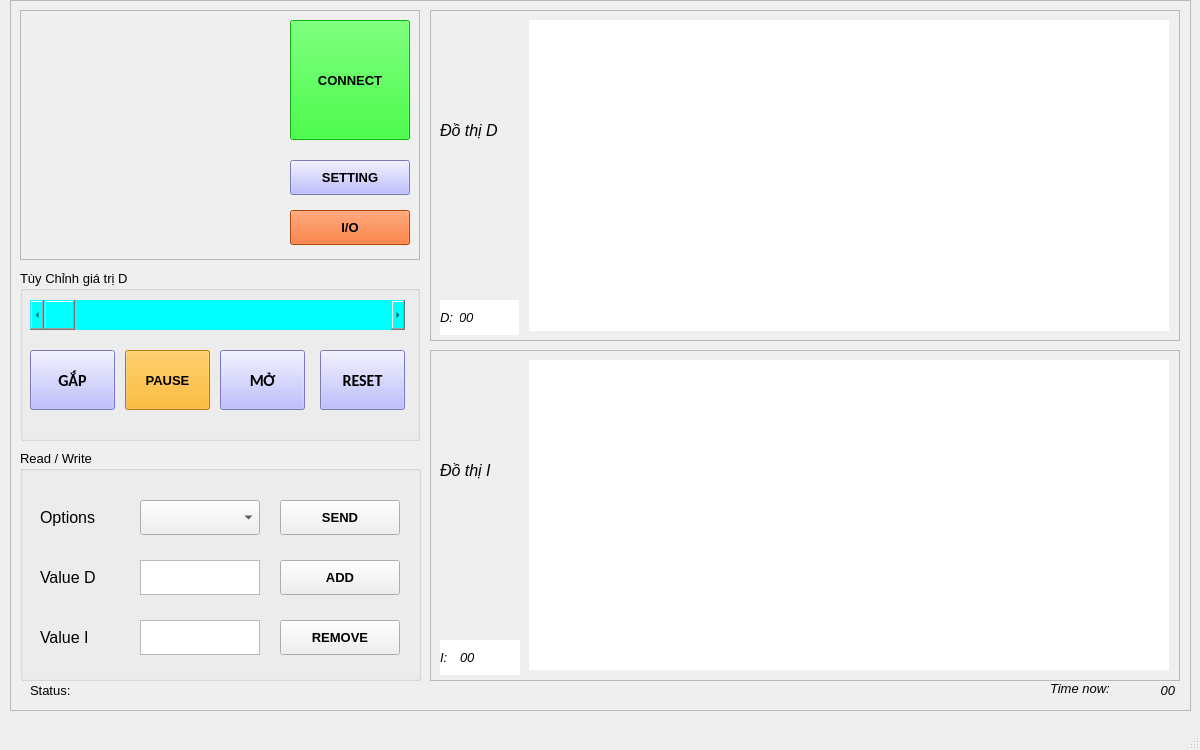
<?xml version="1.0" encoding="UTF-8"?>
<ui version="4.0">
 <class>MainWindow</class>
 <widget class="QMainWindow" name="MainWindow">
  <property name="geometry">
   <rect>
    <x>0</x>
    <y>0</y>
    <width>1200</width>
    <height>750</height>
   </rect>
  </property>
  <property name="windowTitle">
   <string>Control Gipper</string>
  </property>
  <widget class="QWidget" name="centralwidget">
   <widget class="QFrame" name="frame">
    <property name="geometry">
     <rect>
      <x>10</x>
      <y>0</y>
      <width>1181</width>
      <height>711</height>
     </rect>
    </property>
    <property name="frameShape">
     <enum>QFrame::StyledPanel</enum>
    </property>
    <property name="frameShadow">
     <enum>QFrame::Plain</enum>
    </property>
    <property name="lineWidth">
     <number>1</number>
    </property>
    <widget class="QFrame" name="frame_2">
     <property name="geometry">
      <rect>
       <x>10</x>
       <y>10</y>
       <width>400</width>
       <height>250</height>
      </rect>
     </property>
     <property name="frameShape">
      <enum>QFrame::StyledPanel</enum>
     </property>
     <property name="frameShadow">
      <enum>QFrame::Raised</enum>
     </property>
     <widget class="QPushButton" name="btn_connect">
      <property name="geometry">
       <rect>
        <x>270</x>
        <y>10</y>
        <width>120</width>
        <height>120</height>
       </rect>
      </property>
      <property name="font">
       <font>
        <family>Arial</family>
        <pointsize>10</pointsize>
        <weight>75</weight>
        <bold>true</bold>
       </font>
      </property>
      <property name="autoFillBackground">
       <bool>false</bool>
      </property>
      <property name="styleSheet">
       <string notr="true">background-color: rgb(0, 255, 0);</string>
      </property>
      <property name="text">
       <string>CONNECT</string>
      </property>
     </widget>
     <widget class="QPushButton" name="btn_setting">
      <property name="geometry">
       <rect>
        <x>270</x>
        <y>150</y>
        <width>120</width>
        <height>35</height>
       </rect>
      </property>
      <property name="font">
       <font>
        <family>Arial</family>
        <pointsize>10</pointsize>
        <weight>75</weight>
        <bold>true</bold>
       </font>
      </property>
      <property name="styleSheet">
       <string notr="true">background-color: rgb(170, 170, 255);</string>
      </property>
      <property name="text">
       <string>SETTING</string>
      </property>
     </widget>
     <widget class="QPushButton" name="btn_io">
      <property name="geometry">
       <rect>
        <x>270</x>
        <y>200</y>
        <width>120</width>
        <height>35</height>
       </rect>
      </property>
      <property name="font">
       <font>
        <family>Arial</family>
        <pointsize>10</pointsize>
        <weight>75</weight>
        <bold>true</bold>
       </font>
      </property>
      <property name="styleSheet">
       <string notr="true">background-color: rgb(255, 85, 0);</string>
      </property>
      <property name="text">
       <string>I/O</string>
      </property>
     </widget>
     <widget class="QLabel" name="label_5">
      <property name="geometry">
       <rect>
        <x>10</x>
        <y>10</y>
        <width>251</width>
        <height>231</height>
       </rect>
      </property>
      <property name="font">
       <font>
        <family>Arial</family>
        <pointsize>6</pointsize>
        <weight>75</weight>
        <bold>true</bold>
       </font>
      </property>
      <property name="text">
       <string/>
      </property>
      <property name="pixmap">
       <pixmap>../icon.png</pixmap>
      </property>
      <property name="scaledContents">
       <bool>true</bool>
      </property>
      <property name="alignment">
       <set>Qt::AlignCenter</set>
      </property>
     </widget>
    </widget>
    <widget class="QFrame" name="frame_3">
     <property name="geometry">
      <rect>
       <x>420</x>
       <y>10</y>
       <width>750</width>
       <height>331</height>
      </rect>
     </property>
     <property name="frameShape">
      <enum>QFrame::StyledPanel</enum>
     </property>
     <property name="frameShadow">
      <enum>QFrame::Plain</enum>
     </property>
     <widget class="QLabel" name="label_D">
      <property name="geometry">
       <rect>
        <x>29</x>
        <y>290</y>
        <width>60</width>
        <height>35</height>
       </rect>
      </property>
      <property name="font">
       <font>
        <family>Arial</family>
        <pointsize>10</pointsize>
        <italic>true</italic>
       </font>
      </property>
      <property name="styleSheet">
       <string notr="true">background-color: rgb(255, 255, 255);</string>
      </property>
      <property name="text">
       <string>00</string>
      </property>
     </widget>
     <widget class="QLabel" name="label_D_4">
      <property name="geometry">
       <rect>
        <x>10</x>
        <y>290</y>
        <width>20</width>
        <height>35</height>
       </rect>
      </property>
      <property name="font">
       <font>
        <family>Arial</family>
        <pointsize>10</pointsize>
        <italic>true</italic>
       </font>
      </property>
      <property name="styleSheet">
       <string notr="true">background-color: rgb(255, 255, 255);</string>
      </property>
      <property name="text">
       <string>D:</string>
      </property>
     </widget>
     <widget class="QLabel" name="label_6">
      <property name="geometry">
       <rect>
        <x>10</x>
        <y>20</y>
        <width>80</width>
        <height>200</height>
       </rect>
      </property>
      <property name="font">
       <font>
        <family>Arial</family>
        <pointsize>12</pointsize>
        <italic>true</italic>
       </font>
      </property>
      <property name="text">
       <string>Đồ thị D</string>
      </property>
     </widget>
     <widget class="QWidget" name="widget_d" native="true">
      <property name="geometry">
       <rect>
        <x>99</x>
        <y>10</y>
        <width>640</width>
        <height>311</height>
       </rect>
      </property>
      <property name="styleSheet">
       <string notr="true">background-color: rgb(255, 255, 255);</string>
      </property>
     </widget>
    </widget>
    <widget class="QGroupBox" name="group_tuyChinh">
     <property name="geometry">
      <rect>
       <x>10</x>
       <y>270</y>
       <width>400</width>
       <height>171</height>
      </rect>
     </property>
     <property name="font">
      <font>
       <family>Arial</family>
       <pointsize>10</pointsize>
      </font>
     </property>
     <property name="autoFillBackground">
      <bool>false</bool>
     </property>
     <property name="styleSheet">
      <string notr="true">border-color: qlineargradient(spread:pad, x1:0, y1:0, x2:1, y2:0, stop:0 rgba(0, 0, 0, 255), stop:1 rgba(255, 255, 255, 255));</string>
     </property>
     <property name="title">
      <string>Tùy Chỉnh giá trị D</string>
     </property>
     <property name="flat">
      <bool>false</bool>
     </property>
     <property name="checkable">
      <bool>false</bool>
     </property>
     <widget class="QScrollBar" name="scroll_tuyChinh">
      <property name="geometry">
       <rect>
        <x>10</x>
        <y>30</y>
        <width>375</width>
        <height>30</height>
       </rect>
      </property>
      <property name="styleSheet">
       <string notr="true">background-color: rgb(0, 255, 255);</string>
      </property>
      <property name="orientation">
       <enum>Qt::Horizontal</enum>
      </property>
     </widget>
     <widget class="QPushButton" name="btn_gap">
      <property name="geometry">
       <rect>
        <x>10</x>
        <y>80</y>
        <width>85</width>
        <height>60</height>
       </rect>
      </property>
      <property name="font">
       <font>
        <family>Calibri</family>
        <pointsize>12</pointsize>
        <weight>75</weight>
        <bold>true</bold>
       </font>
      </property>
      <property name="styleSheet">
       <string notr="true">background-color: rgb(170, 170, 255);</string>
      </property>
      <property name="text">
       <string>GẮP</string>
      </property>
     </widget>
     <widget class="QPushButton" name="btn_pause">
      <property name="geometry">
       <rect>
        <x>105</x>
        <y>80</y>
        <width>85</width>
        <height>60</height>
       </rect>
      </property>
      <property name="font">
       <font>
        <family>Arial</family>
        <pointsize>10</pointsize>
        <weight>75</weight>
        <bold>true</bold>
       </font>
      </property>
      <property name="styleSheet">
       <string notr="true">background-color: rgb(255, 170, 0);</string>
      </property>
      <property name="text">
       <string>PAUSE</string>
      </property>
     </widget>
     <widget class="QPushButton" name="btn_mo">
      <property name="geometry">
       <rect>
        <x>200</x>
        <y>80</y>
        <width>85</width>
        <height>60</height>
       </rect>
      </property>
      <property name="font">
       <font>
        <family>Calibri</family>
        <pointsize>12</pointsize>
        <weight>75</weight>
        <bold>true</bold>
       </font>
      </property>
      <property name="styleSheet">
       <string notr="true">background-color: rgb(170, 170, 255);</string>
      </property>
      <property name="text">
       <string>MỞ</string>
      </property>
     </widget>
     <widget class="QPushButton" name="btn_reset">
      <property name="geometry">
       <rect>
        <x>300</x>
        <y>80</y>
        <width>85</width>
        <height>60</height>
       </rect>
      </property>
      <property name="font">
       <font>
        <family>Calibri</family>
        <pointsize>12</pointsize>
        <weight>75</weight>
        <bold>true</bold>
       </font>
      </property>
      <property name="styleSheet">
       <string notr="true">background-color: rgb(170, 170, 255);</string>
      </property>
      <property name="text">
       <string>RESET</string>
      </property>
     </widget>
    </widget>
    <widget class="QLabel" name="label_4">
     <property name="geometry">
      <rect>
       <x>20</x>
       <y>680</y>
       <width>55</width>
       <height>20</height>
      </rect>
     </property>
     <property name="font">
      <font>
       <family>Arial</family>
       <pointsize>10</pointsize>
      </font>
     </property>
     <property name="text">
      <string>Status:</string>
     </property>
    </widget>
    <widget class="QLabel" name="label_status">
     <property name="geometry">
      <rect>
       <x>80</x>
       <y>680</y>
       <width>500</width>
       <height>20</height>
      </rect>
     </property>
     <property name="font">
      <font>
       <family>Arial</family>
       <pointsize>10</pointsize>
      </font>
     </property>
     <property name="text">
      <string/>
     </property>
    </widget>
    <widget class="QFrame" name="frame_4">
     <property name="geometry">
      <rect>
       <x>420</x>
       <y>350</y>
       <width>750</width>
       <height>331</height>
      </rect>
     </property>
     <property name="frameShape">
      <enum>QFrame::StyledPanel</enum>
     </property>
     <property name="frameShadow">
      <enum>QFrame::Plain</enum>
     </property>
     <widget class="QLabel" name="label_I">
      <property name="geometry">
       <rect>
        <x>30</x>
        <y>290</y>
        <width>60</width>
        <height>35</height>
       </rect>
      </property>
      <property name="font">
       <font>
        <family>Arial</family>
        <pointsize>10</pointsize>
        <italic>true</italic>
       </font>
      </property>
      <property name="styleSheet">
       <string notr="true">background-color: rgb(255, 255, 255);</string>
      </property>
      <property name="text">
       <string>00</string>
      </property>
     </widget>
     <widget class="QLabel" name="label_D_3">
      <property name="geometry">
       <rect>
        <x>10</x>
        <y>290</y>
        <width>20</width>
        <height>35</height>
       </rect>
      </property>
      <property name="font">
       <font>
        <family>Arial</family>
        <pointsize>10</pointsize>
        <italic>true</italic>
       </font>
      </property>
      <property name="styleSheet">
       <string notr="true">background-color: rgb(255, 255, 255);</string>
      </property>
      <property name="text">
       <string>I:</string>
      </property>
     </widget>
     <widget class="QLabel" name="label_7">
      <property name="geometry">
       <rect>
        <x>10</x>
        <y>20</y>
        <width>80</width>
        <height>200</height>
       </rect>
      </property>
      <property name="font">
       <font>
        <family>Arial</family>
        <pointsize>12</pointsize>
        <italic>true</italic>
       </font>
      </property>
      <property name="text">
       <string>Đồ thị I</string>
      </property>
     </widget>
     <widget class="QWidget" name="widget_i" native="true">
      <property name="geometry">
       <rect>
        <x>99</x>
        <y>10</y>
        <width>640</width>
        <height>310</height>
       </rect>
      </property>
      <property name="styleSheet">
       <string notr="true">background-color: rgb(255, 255, 255);</string>
      </property>
     </widget>
    </widget>
    <widget class="QGroupBox" name="group_readWrite">
     <property name="geometry">
      <rect>
       <x>10</x>
       <y>450</y>
       <width>401</width>
       <height>231</height>
      </rect>
     </property>
     <property name="font">
      <font>
       <family>Arial</family>
       <pointsize>10</pointsize>
      </font>
     </property>
     <property name="title">
      <string>Read / Write</string>
     </property>
     <widget class="QPushButton" name="btn_send">
      <property name="geometry">
       <rect>
        <x>260</x>
        <y>50</y>
        <width>120</width>
        <height>35</height>
       </rect>
      </property>
      <property name="font">
       <font>
        <family>Arial</family>
        <pointsize>10</pointsize>
        <weight>75</weight>
        <bold>true</bold>
       </font>
      </property>
      <property name="text">
       <string>SEND</string>
      </property>
     </widget>
     <widget class="QPushButton" name="btn_remove">
      <property name="geometry">
       <rect>
        <x>260</x>
        <y>170</y>
        <width>120</width>
        <height>35</height>
       </rect>
      </property>
      <property name="font">
       <font>
        <family>Arial</family>
        <pointsize>10</pointsize>
        <weight>75</weight>
        <bold>true</bold>
       </font>
      </property>
      <property name="text">
       <string>REMOVE</string>
      </property>
     </widget>
     <widget class="QPushButton" name="btn_add">
      <property name="geometry">
       <rect>
        <x>260</x>
        <y>110</y>
        <width>120</width>
        <height>35</height>
       </rect>
      </property>
      <property name="font">
       <font>
        <family>Arial</family>
        <pointsize>10</pointsize>
        <weight>75</weight>
        <bold>true</bold>
       </font>
      </property>
      <property name="text">
       <string>ADD</string>
      </property>
     </widget>
     <widget class="QLabel" name="label">
      <property name="geometry">
       <rect>
        <x>20</x>
        <y>50</y>
        <width>80</width>
        <height>35</height>
       </rect>
      </property>
      <property name="font">
       <font>
        <pointsize>12</pointsize>
        <weight>50</weight>
        <bold>false</bold>
       </font>
      </property>
      <property name="text">
       <string>Options</string>
      </property>
     </widget>
     <widget class="QLabel" name="label_2">
      <property name="geometry">
       <rect>
        <x>20</x>
        <y>110</y>
        <width>80</width>
        <height>35</height>
       </rect>
      </property>
      <property name="font">
       <font>
        <pointsize>12</pointsize>
        <weight>50</weight>
        <bold>false</bold>
       </font>
      </property>
      <property name="text">
       <string>Value D</string>
      </property>
     </widget>
     <widget class="QLabel" name="label_3">
      <property name="geometry">
       <rect>
        <x>20</x>
        <y>170</y>
        <width>80</width>
        <height>35</height>
       </rect>
      </property>
      <property name="font">
       <font>
        <pointsize>12</pointsize>
        <weight>50</weight>
        <bold>false</bold>
       </font>
      </property>
      <property name="text">
       <string>Value I</string>
      </property>
     </widget>
     <widget class="QTextEdit" name="t_edit_valueD">
      <property name="geometry">
       <rect>
        <x>120</x>
        <y>110</y>
        <width>120</width>
        <height>35</height>
       </rect>
      </property>
     </widget>
     <widget class="QTextEdit" name="t_edit_valueI">
      <property name="geometry">
       <rect>
        <x>120</x>
        <y>170</y>
        <width>120</width>
        <height>35</height>
       </rect>
      </property>
     </widget>
     <widget class="QComboBox" name="comboBox_options">
      <property name="geometry">
       <rect>
        <x>120</x>
        <y>50</y>
        <width>120</width>
        <height>35</height>
       </rect>
      </property>
      <property name="font">
       <font>
        <family>Tahoma</family>
        <italic>true</italic>
       </font>
      </property>
     </widget>
    </widget>
    <widget class="QLabel" name="label_time">
     <property name="geometry">
      <rect>
       <x>1124</x>
       <y>680</y>
       <width>41</width>
       <height>20</height>
      </rect>
     </property>
     <property name="font">
      <font>
       <family>Arial</family>
       <pointsize>10</pointsize>
       <italic>true</italic>
      </font>
     </property>
     <property name="layoutDirection">
      <enum>Qt::LeftToRight</enum>
     </property>
     <property name="text">
      <string>00</string>
     </property>
     <property name="alignment">
      <set>Qt::AlignRight|Qt::AlignTrailing|Qt::AlignVCenter</set>
     </property>
    </widget>
    <widget class="QLabel" name="label_9">
     <property name="geometry">
      <rect>
       <x>1040</x>
       <y>680</y>
       <width>81</width>
       <height>16</height>
      </rect>
     </property>
     <property name="font">
      <font>
       <family>Arial</family>
       <pointsize>10</pointsize>
       <italic>true</italic>
      </font>
     </property>
     <property name="text">
      <string>Time now:</string>
     </property>
    </widget>
   </widget>
  </widget>
  <widget class="QMenuBar" name="menubar">
   <property name="geometry">
    <rect>
     <x>0</x>
     <y>0</y>
     <width>1200</width>
     <height>26</height>
    </rect>
   </property>
  </widget>
  <widget class="QStatusBar" name="statusbar"/>
 </widget>
 <resources/>
 <connections/>
</ui>
